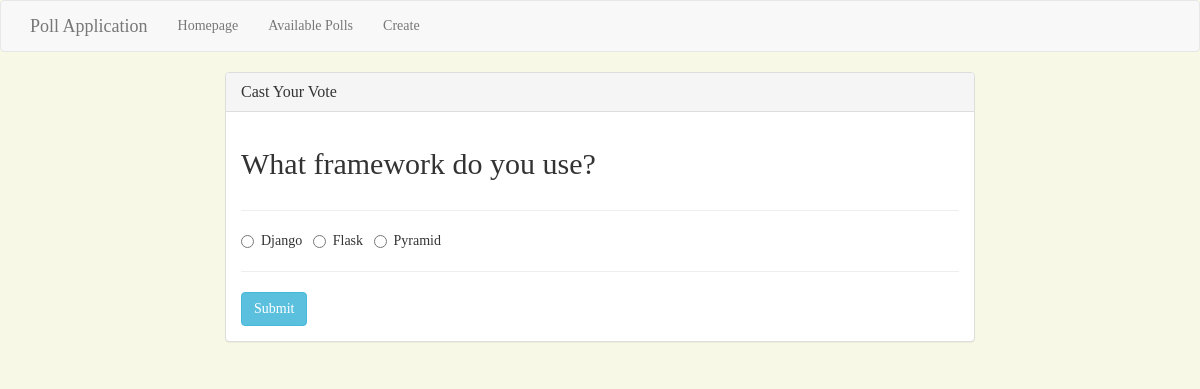
/poll/vote/1/, run on the app's committed database.
### poll_app/models.py (models this page shows, shortened)
class Poll(models.Model):
  question = models.TextField()
  option_one = models.CharField(max_length=30)
  option_two = models.CharField(max_length=30)
  option_three = models.CharField(max_length=30)
  option_one_count = models.IntegerField(default=0)
  option_two_count = models.IntegerField(default=0)
  option_three_count = models.IntegerField(default=0)

### poll_app/views.py (the view, shortened to what this page needs)
# urls.py: path('vote/<poll_id>/', views.vote, name= 'vote'),
def vote(request, poll_id):
  poll = Poll.objects.get(pk= poll_id)
  context = {
    'poll': poll
  }
  return render(request, 'poll_app/vote.html', context)

### poll_app/templates/poll_app/vote.html (shortened to what this page needs)
{% extends "poll_app/base.html" %}
{% block main %}
<div class="row">
    <div class="col-lg-8 col-lg-offset-2">
        <div class="panel panel-default">
            <div class="panel-heading">
                <h3 class="panel-title">Cast Your Vote</h3>
            </div>
            <div class="panel-body">
                <div class="row">
                    <div class="col-lg-12">
                        <h2>{{ poll.question }}</h2>
                    </div>
                </div>
                <div class="row">
                    <div class="col-lg-12">
                        <hr />
                        <form method="POST">
                            <div class="form-group">
                                <div class="radio">
                                    <label>
                                        <input type="radio" name="poll" value="option1" required>
                                        {{ poll.option_one }}
                                    </label> &nbsp;
                                    <label>
                                        <input type="radio" name="poll" value="option2">
                                        {{ poll.option_two }}
                                    </label> &nbsp;
                                    <label>
                                        <input type="radio" name="poll" value="option3">
                                        {{ poll.option_three }}
                                    </label> &nbsp;
                                </div>
                            </div>
                            <hr />
                            <button type="submit" class="btn btn-info">
                                Submit
                            </button>
                        </form>
                    </div>
                </div>
            </div>
        </div>
    </div>
</div>
{% endblock %}

### menufront/static/menufront/css/style.css (style rules this page uses)
* { margin: 0; padding: 0; font-family: "Hubballi", cursive; }
body { background-color: #f8f8e6; }

### data on the page
Poll: question "What framework do you use?", option_one "Django", option_two "Flask", option_three "Pyramid"
